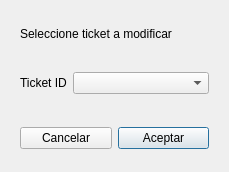
<?xml version="1.0" encoding="UTF-8"?>
<ui version="4.0">
 <class>dAskID</class>
 <widget class="QDialog" name="dAskID">
  <property name="windowModality">
   <enum>Qt::ApplicationModal</enum>
  </property>
  <property name="geometry">
   <rect>
    <x>0</x>
    <y>0</y>
    <width>229</width>
    <height>172</height>
   </rect>
  </property>
  <property name="windowTitle">
   <string>Seleccione ticket</string>
  </property>
  <property name="modal">
   <bool>true</bool>
  </property>
  <layout class="QVBoxLayout" name="verticalLayout">
   <item>
    <widget class="QWidget" name="widgetText" native="true">
     <layout class="QGridLayout" name="gridLayout">
      <item row="0" column="0">
       <widget class="QLabel" name="lbInfo">
        <property name="text">
         <string>Seleccione ticket a modificar</string>
        </property>
       </widget>
      </item>
     </layout>
    </widget>
   </item>
   <item>
    <widget class="QWidget" name="widgetSelect" native="true">
     <layout class="QFormLayout" name="formLayout">
      <item row="0" column="0">
       <widget class="QLabel" name="lbID">
        <property name="text">
         <string>Ticket ID</string>
        </property>
       </widget>
      </item>
      <item row="0" column="1">
       <widget class="QComboBox" name="cboxID"/>
      </item>
     </layout>
    </widget>
   </item>
   <item>
    <widget class="QWidget" name="widgetButtons" native="true">
     <layout class="QHBoxLayout" name="horizontalLayout">
      <item>
       <widget class="QPushButton" name="btCancel">
        <property name="text">
         <string>Cancelar</string>
        </property>
       </widget>
      </item>
      <item>
       <widget class="QPushButton" name="btAccept">
        <property name="text">
         <string>Aceptar</string>
        </property>
        <property name="default">
         <bool>true</bool>
        </property>
       </widget>
      </item>
     </layout>
    </widget>
   </item>
  </layout>
 </widget>
 <resources/>
 <connections/>
</ui>
